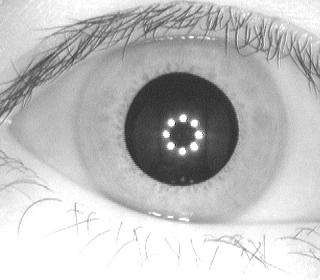
//> input picture chapter_6/datasets/iris/S1001R01.jpg, 320 x 280 px
$ ./iris_processing   (built with g++ and OpenCV 4)
//> lines starting //> are read from the running program, lines starting //| are printed output that depends on the picture; after the words box and inside, x2 and y2 are one past the last pixel; in counts of white or black regions, pixels touching at a corner belong together
/**********************************************************************************************
This code is part of the code supplied with the OpenCV Blueprints book.
It was written by Steven Puttemans, who can be contacted via steven.puttemans[at]kuleuven.be
***********************************************************************************************
Software for processing iris images

USAGE
./iris_processing.cpp
***********************************************************************************************/

#include "opencv2/opencv.hpp"
#include <fstream>

using namespace std;
using namespace cv;

int main( int argc, const char** argv )
{
    // Read in an input image - directly in grayscale CV_8UC1
    // This will be our test iris image untill we can process the complete set
    Mat original = imread("/data/iris/S1001R01.jpg", IMREAD_GRAYSCALE);
//> original is the input picture: 280 rows x 320 cols, CV_8UC1; min 35, max 255, mean 190
    imshow("original", original);

    // ---------------------------------
    // STEP 1: segmentation of the pupil
    // ---------------------------------
    Mat mask_pupil;
    inRange(original, Scalar(30,30,30), Scalar(80,80,80), mask_pupil);
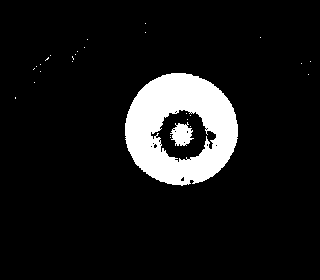
//> mask_pupil: 280 rows x 320 cols, CV_8UC1; 9.3% white; 28 white regions (26 under 20 px)
    vector< vector<Point> > contours;
    findContours(mask_pupil.clone(), contours, CV_RETR_EXTERNAL, CV_CHAIN_APPROX_NONE);
//> contours = 21 contours, 20 with area under 20; largest, box (x1, y1, x2, y2) and area: (125, 73, 238, 186) 9755
    // Calculate all the corresponding areas which are larger than a certain area
    // This helps us remove small noise areas that still yield a contour
    vector< vector<Point> > filtered;
    for(size_t i=0; i<contours.size(); i++){
       double area = contourArea(contours[i]);
       // Remove noisy regions
       if(area > 50.0){
          filtered.push_back(contours[i]);
       }
    }
//> this loop made 21 passes
//> area on pass 4: 9755
    // Now make a last check, if there are still multiple contours left, take the one that has a center closest to the image center
    vector<Point> final_contour=filtered[0];
//> final_contour = contour of 334 points, box (x1, y1, x2, y2) (125, 73, 238, 186), area 9755
    if(filtered.size() > 1){
       double distance = 5000;
       int index = -1;
       Point2f orig_center(original.cols/2, original.rows/2);
       for(size_t i=0; i<filtered.size(); i++){
          Moments temp = moments(filtered[i]);
          Point2f current_center((temp.m10/temp.m00), (temp.m01/temp.m00));
          // Find the Euclidean distance between both positions
          double dist = norm(Mat(orig_center), Mat(current_center));
          if(dist < distance){
             distance = dist;
             index = i;
          }
       }
       final_contour = filtered[index];
    }
    // Now finally make the black contoured image;
    vector< vector<Point> > draw;
    draw.push_back(final_contour);
//> draw = 1 contour; box (x1, y1, x2, y2) and area: (125, 73, 238, 186) 9755
    Mat blacked_pupil = original.clone();
    drawContours(blacked_pupil, draw, -1, Scalar(0,0,0), CV_FILLED);
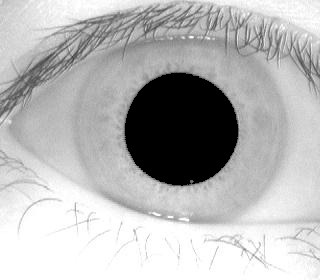
//> blacked_pupil: 280 rows x 320 cols, CV_8UC1; 11.07% of pixels changed, all inside (x1, y1, x2, y2) = (125, 73, 238, 186)

    // We need to calculate the centroid
    // This centroid will be used to align the inner and outer contour
    Moments mu = moments(final_contour, true);
//> mu = moments, m00 9755, centre m10/m00, m01/m00 = (180.6, 128.9)
    Point2f centroid(mu.m10/mu.m00, mu.m01/mu.m00);
//> centroid = Point(180.6, 128.9)

    // Combine both images for visualisation purposes
    Mat container(original.rows, original.cols*2, CV_8UC1);
    original.copyTo( container( Rect(0, 0, original.cols, original.rows) ) );
    blacked_pupil.copyTo( container( Rect(original.cols, 0, original.cols, original.rows) ) );
    imshow("original versus blacked pupil", container); waitKey(0);

    // -----------------------------------
    // STEP 2: find the iris outer contour
    // -----------------------------------
    // Detect iris outer border
    // Apply a canny edge filter to look for borders
    // Then clean it a bit by adding a smoothing filter, reducing noise
    Mat blacked_canny, preprocessed;
    Canny(blacked_pupil, blacked_canny, 5, 70, 3);
//> blacked_canny: 280 rows x 320 cols, CV_8UC1; 20.9% white in thin lines or dots
    GaussianBlur(blacked_canny, preprocessed, Size(7,7), 0, 0);
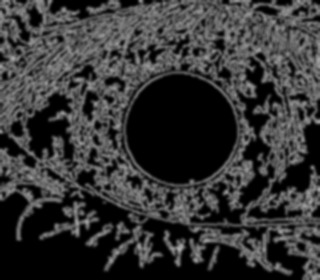
//> preprocessed: 280 rows x 320 cols, CV_8UC1; min 0, max 172, mean 53.4

    // Now run a set of HoughCircle detections with different parameters
    // We increase the second accumulator value until a single circle is left and take that one for granted
    int i = 80;
    Vec3f found_circle;
    while (i < 151){
       vector< Vec3f > storage;
       // If you use other data than the database provided, tweaking of these parameters will be neccesary
       HoughCircles(preprocessed, storage, CV_HOUGH_GRADIENT, 2, 100.0, 30, i, 100, 140);
       if(storage.size() == 1){
          found_circle = storage[0];
          break;
       }
       i++;
    }
//> this loop made 3 passes
//> storage on pass 3: 1 circle (x, y, radius): [157, 129, 127.8]
//> after the loop, i = 82
    // Now draw the outer circle of the iris
    // For that we need two 3 channel BGR images, else we cannot draw in color
    Mat blacked_c(blacked_pupil.rows, blacked_pupil.cols, CV_8UC3);
    Mat in[] = { blacked_pupil, blacked_pupil, blacked_pupil };
    int from_to[] = { 0,0, 1,1, 2,2 };
    mixChannels( in, 3, &blacked_c, 1, from_to, 3 );
    circle(blacked_c, centroid, found_circle[2], Scalar(0,0,255), 1);
//> blacked_c: 280 rows x 320 cols, CV_8UC3; mean B, G, R 180.1, 180.1, 182.1
    imshow("outer region iris", blacked_c); waitKey(0);

    // -----------------------------------
    // STEP 3: make the final masked image
    // -----------------------------------
    Mat mask = Mat::zeros(blacked_pupil.rows, blacked_pupil.cols, CV_8UC1);
    circle(mask, centroid, found_circle[2], Scalar(255,255,255), CV_FILLED);
//> mask: 280 rows x 320 cols, CV_8UC1; 56.5% white; 1 black region, box (x1, y1, x2, y2) and area: (0, 0, 320, 280) 38983
    Mat final_result = Mat::zeros(blacked_pupil.rows, blacked_pupil.cols, CV_8UC1);
    blacked_pupil.copyTo(final_result, mask);
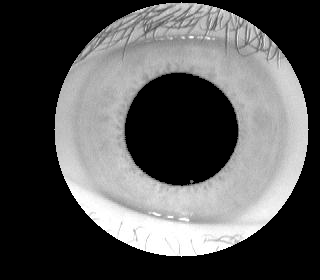
//> final_result: 280 rows x 320 cols, CV_8UC1; min 0, max 255, mean 86.1
    imshow("final blacked iris region", final_result); waitKey(0);

    // --------------------------------------
    // STEP 4: cropping and radial unwrapping
    // --------------------------------------

    // Logpolar unwrapping
    // Lets first crop the final iris region from the image
    int radius = found_circle[2];
//> radius = 127
    int x = int(centroid.x - radius);
//> x = 53
    int y = int(centroid.y - radius);
//> y = 1
    // Add 2 elements to avoid information of the iris to be cut due to rounding errors
    int w = int(radius * 2) + 2;
//> w = 256
    int h = w;
//> h = 256
    Mat cropped_region = final_result( Rect(x,y,w,h) ).clone();
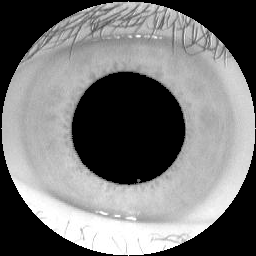
//> cropped_region: 256 rows x 256 cols, CV_8UC1; min 0, max 255, mean 117.7

    // Now perform the unwrapping
    // This is done by the logpolar function who does Logpolar to Cartesian coordinates, so that it can get unwrapped properly
    Mat unwrapped;
    Point2f center (float(cropped_region.cols/2.0), float(cropped_region.cols /2.0));
//> center = Point(128, 128)
    logPolar(cropped_region, unwrapped, center, 40, INTER_LINEAR +  WARP_FILL_OUTLIERS);
    imshow("unwrapped image polar", unwrapped);

    // Make sure that we only get the region of interest
    // We do not need the black area for comparing
    Mat thresholded;
    // Apply some thresholding so that you keep a white blob where the eye pixels are
    threshold(unwrapped, thresholded, 10, 255, THRESH_BINARY);
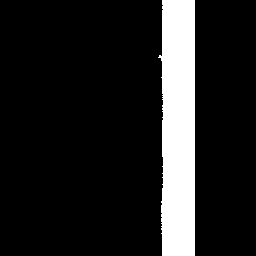
//> thresholded: 256 rows x 256 cols, CV_8UC1; 12.9% white; 1 white region
    imshow("thresholded", thresholded); waitKey(0);
    // Run a contour finding algorithm to locate the iris pixels
    // Then define the bounding box
    findContours(thresholded.clone(), contours, CV_RETR_EXTERNAL, CV_CHAIN_APPROX_NONE);
//> contours = 1 contour; box (x1, y1, x2, y2) and area: (158, 0, 195, 256) 8146
    // Use the bounding box as the ROI for cutting off the black parts
    Rect ROI = boundingRect(contours[0]);
//> ROI = Rect(158, 0, 37, 256)
    Mat iris_pixels = unwrapped(ROI).clone();
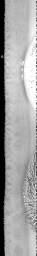
//> iris_pixels: 256 rows x 37 cols, CV_8UC1; min 0, max 255, mean 161.8
    imshow("iris pixels", iris_pixels); waitKey(0);

    return 0;
}

$ run again, with chapter_6/datasets/iris/S1001R08.jpg copied over chapter_6/datasets/iris/S1001R01.jpg
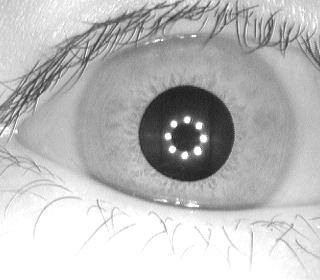
//> input picture chapter_6/datasets/iris/S1001R08.jpg, 320 x 280 px
//> original is the input picture: 280 rows x 320 cols, CV_8UC1; min 21, max 255, mean 187.6
//> `inRange(original, Scalar(30,30,30), Scalar(80,80,80), mask_pupil);`:
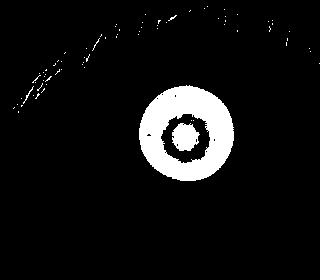
//> mask_pupil: 280 rows x 320 cols, CV_8UC1; 6.8% white; 74 white regions (71 under 20 px)
//> `findContours(mask_pupil.clone(), contours, CV_RETR_EXTERNAL, CV_CHAIN_..`: contours = 71 contours, 70 with area under 20; largest, box (x1, y1, x2, y2) and area: (139, 85, 234, 181) 6955
//> the loop `for(size_t i=0; i<contours.size(); i++)` made 71 passes
//> area on pass 10: 6955
//> final_contour = contour of 274 points, box (x1, y1, x2, y2) (139, 85, 234, 181), area 6955
//> draw = 1 contour; box (x1, y1, x2, y2) and area: (139, 85, 234, 181) 6955
//> blacked_pupil: 280 rows x 320 cols, CV_8UC1; 7.92% of pixels changed, all inside (x1, y1, x2, y2) = (139, 85, 234, 181)
//> mu = moments, m00 6955, centre m10/m00, m01/m00 = (186.2, 133.1)
//> centroid = Point(186.2, 133.1)
//> blacked_canny: 280 rows x 320 cols, CV_8UC1; 22.9% white in thin lines or dots
//> the loop `while (i < 151)` made 11 passes
//> storage on passes 1 to 7: 2 circles (x, y, radius): [175, 133, 119], [273, 105, 103.6], 2 circles (x, y, radius): [175, 133, 119], [273, 105, 103.6], 2 circles (x, y, radius): [175, 133, 119], [273, 105, 103.6], 2 circles (x, y, radius): [175, 133, 119], [273, 105, 103.6], 2 circles (x, y, radius): [175, 133, 119], [273, 105, 103.6], 2 circles (x, y, radius): [175, 133, 119], [273, 105, 103.6], 2 circles (x, y, radius): [175, 133, 119], [273, 105, 103.6]
//> after the loop `while (i < 151)`: i = 90
//> mask: 280 rows x 320 cols, CV_8UC1; 49.6% white; 1 white region, box (x1, y1, x2, y2) and area: (67, 14, 306, 253) 44469
//> radius = 119
//> x = 67
//> y = 14
//> w = 240
//> thresholded: 240 rows x 240 cols, CV_8UC1; 15.3% white; 1 white region
//> `findContours(thresholded.clone(), contours, CV_RETR_EXTERNAL, CV_CHAIN..`: contours = 1 contour; box (x1, y1, x2, y2) and area: (154, 0, 193, 240) 8564
//> ROI = Rect(154, 0, 39, 240)
//> `Mat iris_pixels = unwrapped(ROI).clone();`:
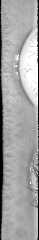
//> iris_pixels: 240 rows x 39 cols, CV_8UC1; min 0, max 255, mean 163.8

$ run again, with chapter_6/datasets/iris/S1001R09.jpg copied over chapter_6/datasets/iris/S1001R01.jpg
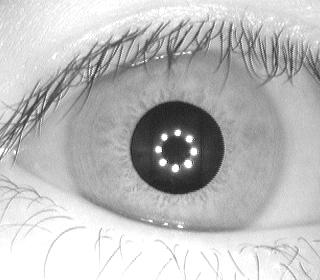
//> input picture chapter_6/datasets/iris/S1001R09.jpg, 320 x 280 px
//> original is the input picture: 280 rows x 320 cols, CV_8UC1; min 27, max 255, mean 187.7
//> `inRange(original, Scalar(30,30,30), Scalar(80,80,80), mask_pupil);`:
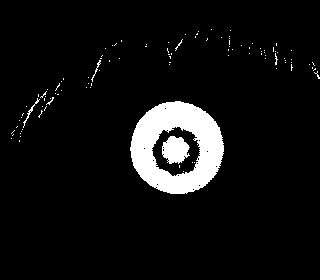
//> mask_pupil: 280 rows x 320 cols, CV_8UC1; 6.7% white; 105 white regions (101 under 20 px)
//> `findContours(mask_pupil.clone(), contours, CV_RETR_EXTERNAL, CV_CHAIN_..`: contours = 100 contours, 98 with area under 20; largest, box (x1, y1, x2, y2) and area: (130, 101, 224, 194) 6637, (23, 98, 40, 128) 28
//> the loop `for(size_t i=0; i<contours.size(); i++)` made 100 passes
//> area on passes 17, 20: 6637, 28
//> final_contour = contour of 272 points, box (x1, y1, x2, y2) (130, 101, 224, 194), area 6637
//> draw = 1 contour; box (x1, y1, x2, y2) and area: (130, 101, 224, 194) 6637
//> blacked_pupil: 280 rows x 320 cols, CV_8UC1; 7.56% of pixels changed, all inside (x1, y1, x2, y2) = (130, 101, 224, 194)
//> mu = moments, m00 6637, centre m10/m00, m01/m00 = (176.6, 147.4)
//> centroid = Point(176.6, 147.4)
//> blacked_canny: 280 rows x 320 cols, CV_8UC1; 24.8% white in thin lines or dots
//> the loop `while (i < 151)` made 20 passes
//> storage on pass 20: 1 circle (x, y, radius): [181, 115, 105.8]
//> after the loop `while (i < 151)`: i = 99
//> mask: 280 rows x 320 cols, CV_8UC1; 38.6% white; 1 white region, box (x1, y1, x2, y2) and area: (72, 42, 283, 253) 34621
//> radius = 105
//> x = 71
//> y = 42
//> w = 212
//> thresholded: 212 rows x 212 cols, CV_8UC1; 15.4% white; 1 white region
//> `findContours(thresholded.clone(), contours, CV_RETR_EXTERNAL, CV_CHAIN..`: contours = 1 contour; box (x1, y1, x2, y2) and area: (153, 0, 188, 212) 6688
//> ROI = Rect(153, 0, 35, 212)
//> `Mat iris_pixels = unwrapped(ROI).clone();`:
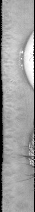
//> iris_pixels: 212 rows x 35 cols, CV_8UC1; min 0, max 255, mean 157.7

$ run again, with chapter_6/datasets/iris/S1001L01.jpg copied over chapter_6/datasets/iris/S1001R01.jpg
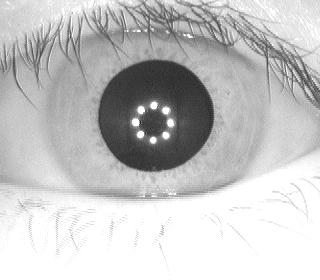
//> input picture chapter_6/datasets/iris/S1001L01.jpg, 320 x 280 px
//> original is the input picture: 280 rows x 320 cols, CV_8UC1; min 34, max 255, mean 195.7
//> mask_pupil: 280 rows x 320 cols, CV_8UC1; 9.2% white; 41 white regions (39 under 20 px)
//> `findContours(mask_pupil.clone(), contours, CV_RETR_EXTERNAL, CV_CHAIN_..`: contours = 35 contours, 34 with area under 20; largest, box (x1, y1, x2, y2) and area: (99, 60, 213, 171) 9711
//> the loop `for(size_t i=0; i<contours.size(); i++)` made 35 passes
//> area on pass 20: 9711
//> final_contour = contour of 332 points, box (x1, y1, x2, y2) (99, 60, 213, 171), area 9711
//> draw = 1 contour; box (x1, y1, x2, y2) and area: (99, 60, 213, 171) 9711
//> blacked_pupil: 280 rows x 320 cols, CV_8UC1; 11.02% of pixels changed, all inside (x1, y1, x2, y2) = (99, 60, 213, 171)
//> mu = moments, m00 9711, centre m10/m00, m01/m00 = (155, 115)
//> centroid = Point(155, 115)
//> blacked_canny: 280 rows x 320 cols, CV_8UC1; 19.9% white in thin lines or dots
//> the loop `while (i < 151)` made 26 passes
//> storage on passes 11 to 17: 2 circles (x, y, radius): [111, 113, 112.4], [199, 61, 119], 2 circles (x, y, radius): [111, 113, 112.4], [199, 61, 119], 2 circles (x, y, radius): [111, 113, 112.4], [199, 61, 119], 2 circles (x, y, radius): [111, 113, 112.4], [199, 61, 119], 2 circles (x, y, radius): [111, 113, 112.4], [199, 61, 119], 2 circles (x, y, radius): [111, 113, 112.4], [199, 61, 119], 2 circles (x, y, radius): [111, 113, 112.4], [199, 61, 119]
//> after the loop `while (i < 151)`: i = 105
//> mask: 280 rows x 320 cols, CV_8UC1; 44% white; 1 white region, box (x1, y1, x2, y2) and area: (43, 3, 268, 228) 39381
//> radius = 112
//> x = 43
//> y = 3
//> w = 226
//> thresholded: 226 rows x 226 cols, CV_8UC1; 12.3% white; 1 white region
//> `findContours(thresholded.clone(), contours, CV_RETR_EXTERNAL, CV_CHAIN..`: contours = 1 contour; box (x1, y1, x2, y2) and area: (158, 0, 190, 226) 6022
//> ROI = Rect(158, 0, 32, 226)
//> `Mat iris_pixels = unwrapped(ROI).clone();`:
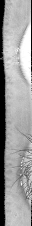
//> iris_pixels: 226 rows x 32 cols, CV_8UC1; min 0, max 255, mean 156.1
